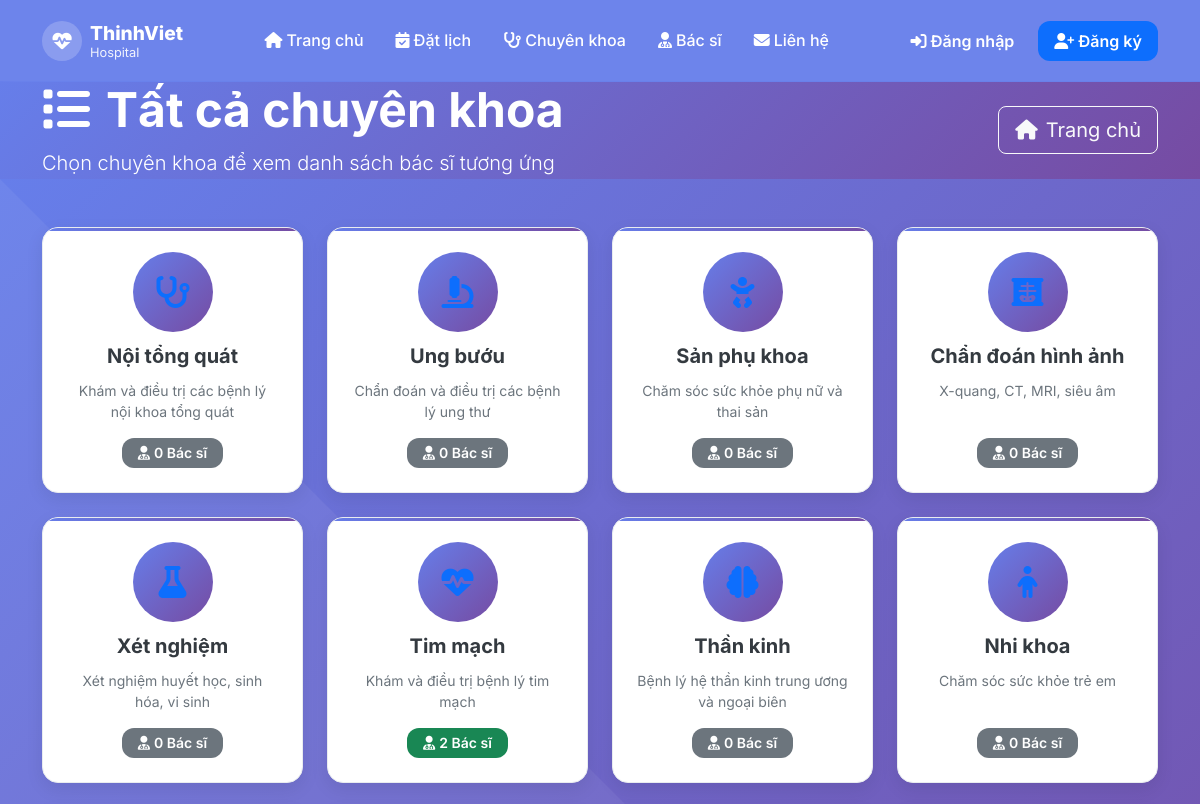
The app's page /specialties_all (upper part), older data.
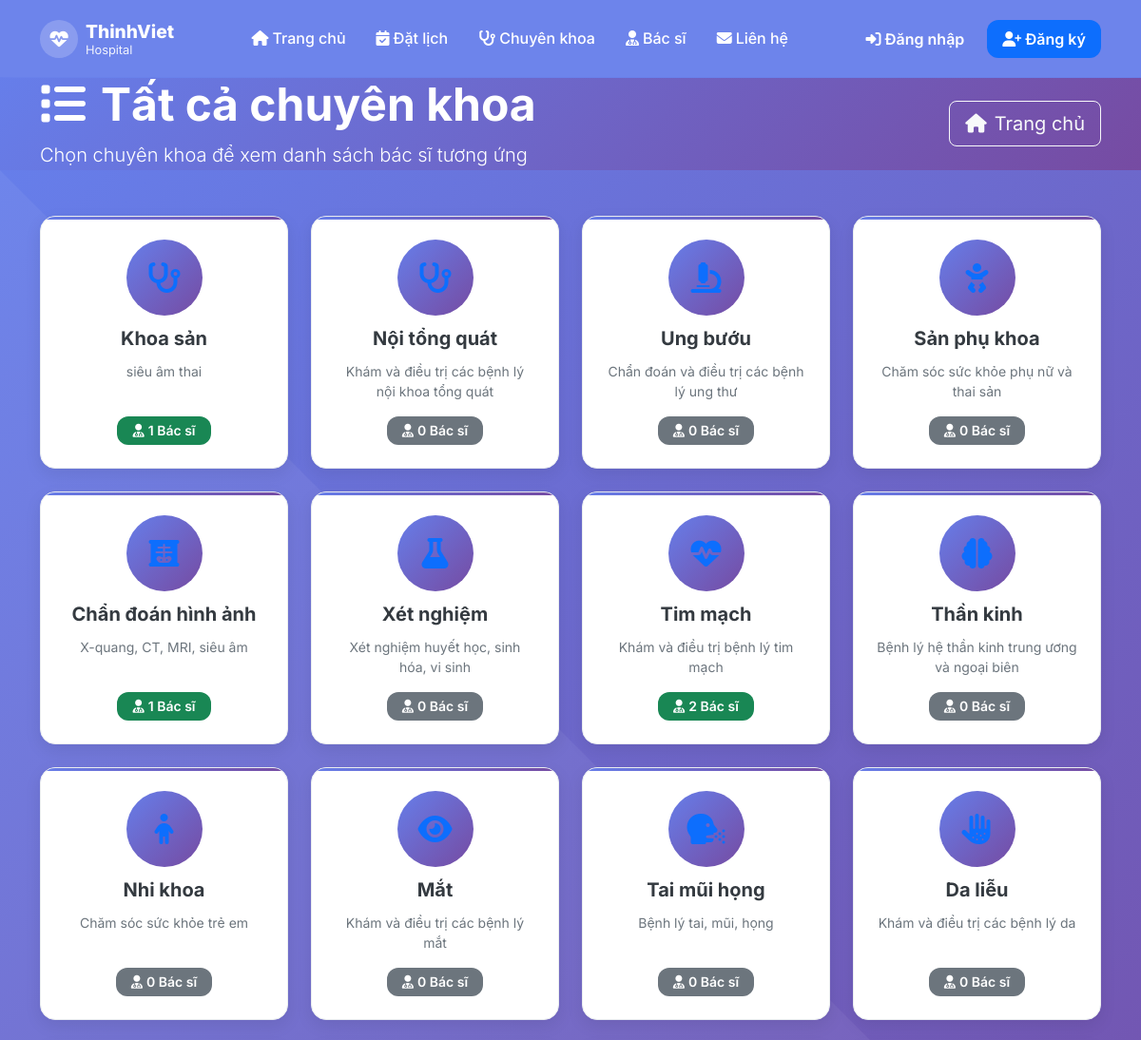
The same page, newer data.
### tables this page shows
CREATE TABLE `chuyen_khoa` (
  `id` int(11) NOT NULL,
  `ten` varchar(100) NOT NULL,
  `slug` varchar(120) DEFAULT NULL,
  `mo_ta` text DEFAULT NULL,
  `icon` varchar(100) DEFAULT NULL,
  `thu_tu` int(11) DEFAULT 0,
  `trang_thai` enum('active','inactive') DEFAULT 'active',
  `ngay_tao` timestamp NOT NULL DEFAULT current_timestamp(),
  `ngay_cap_nhat` timestamp NOT NULL DEFAULT current_timestamp() ON UPDATE current_timestamp()
);

### Controllers/DoctorController.php (called while the page is built, shortened)
<?php
require_once 'config/database.php';
class DoctorController
{
    public function __construct()
    {
        require_once 'config/database.php';
    }
    public function specialtiesAll()
    {
        require_once 'Models/Specialty.php';
        $spModel = new Specialty();
        if (method_exists($spModel, 'allWithDoctorCounts')) {
            $specialties = $spModel->allWithDoctorCounts();
        } else {
            $specialties = $spModel->all();
        }
        include 'Views/doctor/specialties_all.php';
    }
}

### config/database.php (called while the page is built, shortened)
<?php
class Database
{
    private $host;
    private $db_name;
    private $username;
    private $password;
    public function __construct()
    {
        $this->host = $_ENV['DB_HOST'] ?? getenv('DB_HOST') ?? 'localhost';
        $this->db_name = $_ENV['DB_NAME'] ?? getenv('DB_NAME') ?? 'hospital_management';
        $this->username = $_ENV['DB_USER'] ?? getenv('DB_USER') ?? 'root';
        $this->password = $_ENV['DB_PASS'] ?? getenv('DB_PASS') ?? '';
    }
    private function loadEnvFile()
    {
        $envFile = __DIR__ . '/../.env';
    }
    public function getConnection()
    {
        $this->conn = null;
        try {
            $this->conn = new PDO("mysql:host=" . $this->host . ";dbname=" . $this->db_name, $this->username, $this->password);
            $this->conn->exec("set names utf8");
            $this->conn->setAttribute(PDO::ATTR_ERRMODE, PDO::ERRMODE_EXCEPTION);
        } catch (PDOException $exception) {
            error_log("Database connection error: " . $exception->getMessage());
            echo "Database connection failed. Please try again later.";
        }
        return $this->conn;
    }
}

### Models/Specialty.php (called while the page is built, shortened)
<?php
require_once 'config/database.php';
class Specialty
{
    private $conn;
    private $table = 'chuyen_khoa';
    public function __construct()
    {
        $db = new Database();
        $this->conn = $db->getConnection();
    }
    public function allWithDoctorCounts()
    {
        $sql = "SELECT ck.id, ck.ten, ck.slug, ck.mo_ta, ck.icon, ck.thu_tu, ck.trang_thai,
                       COUNT(bs.id) AS doctor_count
                FROM {$this->table} ck
                LEFT JOIN bac_si bs ON bs.chuyen_khoa_id = ck.id
                GROUP BY ck.id, ck.ten, ck.slug, ck.mo_ta, ck.icon, ck.thu_tu, ck.trang_thai
                ORDER BY ck.thu_tu, ck.ten";
        $stmt = $this->conn->prepare($sql);
        $stmt->execute();
        return $stmt->fetchAll(PDO::FETCH_ASSOC);
    }
}

### Views/doctor/specialties_all.php (the view, shortened to what this page needs)
<?php $page_title = 'Tất cả chuyên khoa';
include 'Views/layouts/header.php'; ?>
<section class="page-header bg-gradient-primary text-white" style="margin-top: 81px;">
    <div class="container">
        <div class="row align-items-center">
            <div class="col-lg-8">
                <h1 class="display-5 fw-bold mb-2"><i class="fas fa-list me-3"></i>Tất cả chuyên khoa</h1>
                <p class="lead mb-0">Chọn chuyên khoa để xem danh sách bác sĩ tương ứng</p>
            </div>
            <div class="col-lg-4 text-lg-end">
                <a href="./home" class="btn btn-outline-light btn-lg"><i class="fas fa-home me-2"></i>Trang chủ</a>
            </div>
        </div>
    </div>
</section>
<section class="doctors-section py-5">
    <div class="container">
        <div class="row">
            <?php foreach (($specialties ?? []) as $sp):
                $iconClass = !empty($sp['icon']) ? $sp['icon'] : 'fas fa-stethoscope';
                $count = isset($sp['doctor_count']) ? (int)$sp['doctor_count'] : 0;
                $badgeColor = $count > 0 ? 'success' : 'secondary';
            ?>
            <div class="col-lg-3 col-md-4 col-sm-6 mb-4 d-flex">
                <a class="text-decoration-none text-reset d-block h-100 w-100"
                    href="./doctors_by_specialty?slug=<?php echo urlencode($sp['slug'] ?? ''); ?>">
                    <div class="specialty-card animate-on-scroll h-100">
                        <div class="specialty-icon"><i class="<?php echo htmlspecialchars($iconClass); ?>"></i></div>
                        <h5><?php echo htmlspecialchars($sp['ten']); ?></h5>
                        <p><?php echo htmlspecialchars($sp['mo_ta'] ?? ''); ?></p>
                        <div class="doctor-count">
                            <span class="badge bg-<?php echo $badgeColor; ?>">
                                <i class="fas fa-user-md me-1"></i><?php echo $count; ?> Bác sĩ
                            </span>
                        </div>
                    </div>
                </a>
            </div>
            <?php endforeach; ?>
        </div>
    </div>
</section>
<?php include 'Views/layouts/footer.php'; ?>

Row changes from the older to the newer data that the page shows:
added chuyen_khoa: ten "Khoa sản", mo_ta "siêu âm thai", count "1"
computed for chuyen_khoa "Chẩn đoán hình ảnh": count "0" → "1"
now on this page (row unchanged): chuyen_khoa: ten "Mắt", mo_ta "Khám và điều trị các bệnh lý mắt", count "0"
now on this page (row unchanged): chuyen_khoa: ten "Tai mũi họng", mo_ta "Bệnh lý tai, mũi, họng", count "0"
now on this page (row unchanged): chuyen_khoa: ten "Da liễu", mo_ta "Khám và điều trị các bệnh lý da", count "0"
